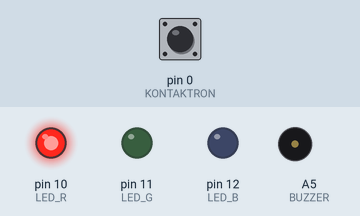
This sketch was run on a simulated Arduino Uno, built with avr-gcc and run on an emulated ATmega328P. Parts: output pins drawn as LEDs (lit = HIGH), buzzer (waves = sounding, pin HIGH). The inputs (shaded band) are chosen by the test bench; at power-on: pin 0 (KONTAKTRON) HIGH.

Above: at 0.04 s.
Timing chart, 0 to 3.0 s (numbered marks = the images above):
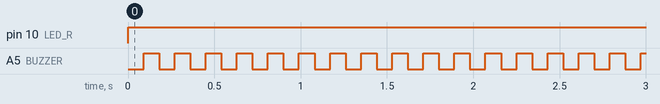

The sketch:

arduino13.2.ino
```cpp
#define LED_R 10
#define LED_G 11
#define LED_B 12
#define BUZZER A5
#define KONTAKTRON 0

void setup() {
  pinMode(LED_R, OUTPUT); //Poszczególne piny sterujące diodą jako wyjścia
  pinMode(LED_G, OUTPUT);
  pinMode(LED_B, OUTPUT);

  pinMode(KONTAKTRON, INPUT_PULLUP); //Kontaktron jako wejście

  digitalWrite(LED_R, LOW); //Dioda wyłączona
  digitalWrite(LED_G, LOW);
  digitalWrite(LED_B, LOW);

  analogWrite(BUZZER,OUTPUT);
}

void loop() {


    if (digitalRead(KONTAKTRON) == LOW) { //Jeśli czujnik zwarty
        digitalWrite(LED_R, LOW); //Stan OK - dioda zielona
        digitalWrite(LED_G, HIGH);
    } else {
        digitalWrite(LED_R, HIGH); //Stan ALARM - dioda czerwona
        digitalWrite(LED_G, LOW);
        digitalWrite(A5, LOW); //Cykliczna zmiana stanu wyjścia
        while(true)
        {
            digitalWrite(A5, LOW); //Cykliczna zmiana stanu wyjścia
            delay(90);
            digitalWrite(A5, HIGH);
            delay(90);
        }
    }


}
```

Measured:
- by itself, pin 10 (LED_R): LOW → HIGH at 0.00 s
- by itself, A5 (BUZZER): alternates HIGH for 0.09 s and LOW for 0.09 s
